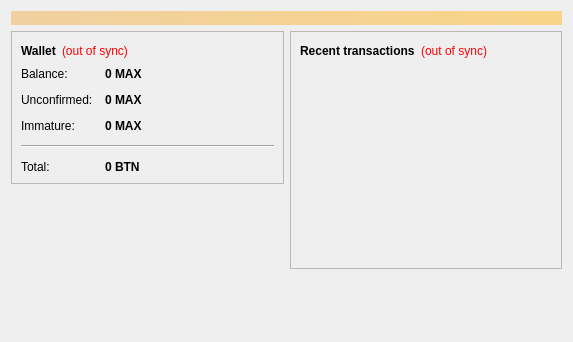
<?xml version="1.0" encoding="UTF-8"?>
<ui version="4.0">
 <class>OverviewPage</class>
 <widget class="QWidget" name="OverviewPage">
  <property name="geometry">
   <rect>
    <x>0</x>
    <y>0</y>
    <width>573</width>
    <height>342</height>
   </rect>
  </property>
  <property name="windowTitle">
   <string>Form</string>
  </property>
  <layout class="QVBoxLayout" name="topLayout">
   <item>
    <widget class="QLabel" name="labelAlerts">
     <property name="visible">
      <bool>false</bool>
     </property>
     <property name="styleSheet">
      <string notr="true">background-color: qlineargradient(x1: 0, y1: 0, x2: 1, y2: 0, stop:0 #F0D0A0, stop:1 #F8D488); color:#000000;</string>
     </property>
     <property name="wordWrap">
      <bool>true</bool>
     </property>
     <property name="margin">
      <number>3</number>
     </property>
    </widget>
   </item>
   <item>
    <layout class="QHBoxLayout" name="horizontalLayout" stretch="1,1">
     <item>
      <layout class="QVBoxLayout" name="verticalLayout_2">
       <item>
        <widget class="QFrame" name="frame">
         <property name="frameShape">
          <enum>QFrame::StyledPanel</enum>
         </property>
         <property name="frameShadow">
          <enum>QFrame::Raised</enum>
         </property>
         <layout class="QVBoxLayout" name="verticalLayout_4">
          <item>
           <layout class="QHBoxLayout" name="horizontalLayout_4">
            <item>
             <widget class="QLabel" name="label_5">
              <property name="font">
               <font>
                <weight>75</weight>
                <bold>true</bold>
               </font>
              </property>
              <property name="text">
               <string>Wallet</string>
              </property>
             </widget>
            </item>
            <item>
             <widget class="QLabel" name="labelWalletStatus">
              <property name="toolTip">
               <string>The displayed information may be out of date. Your wallet automatically synchronizes with the Galleon network after a connection is established, but this process has not completed yet.</string>
              </property>
              <property name="styleSheet">
               <string notr="true">QLabel { color: red; }</string>
              </property>
              <property name="text">
               <string notr="true">(out of sync)</string>
              </property>
              <property name="alignment">
               <set>Qt::AlignLeading|Qt::AlignLeft|Qt::AlignVCenter</set>
              </property>
             </widget>
            </item>
            <item>
             <spacer name="horizontalSpacer_2">
              <property name="orientation">
               <enum>Qt::Horizontal</enum>
              </property>
              <property name="sizeHint" stdset="0">
               <size>
                <width>40</width>
                <height>20</height>
               </size>
              </property>
             </spacer>
            </item>
           </layout>
          </item>
          <item>
           <layout class="QFormLayout" name="formLayout_2">
            <property name="fieldGrowthPolicy">
             <enum>QFormLayout::AllNonFixedFieldsGrow</enum>
            </property>
            <property name="horizontalSpacing">
             <number>12</number>
            </property>
            <property name="verticalSpacing">
             <number>12</number>
            </property>
            <item row="0" column="0">
             <widget class="QLabel" name="label">
              <property name="text">
               <string>Balance:</string>
              </property>
             </widget>
            </item>
            <item row="0" column="1">
             <widget class="QLabel" name="labelBalance">
              <property name="font">
               <font>
                <weight>75</weight>
                <bold>true</bold>
               </font>
              </property>
              <property name="cursor">
               <cursorShape>IBeamCursor</cursorShape>
              </property>
              <property name="toolTip">
               <string>Your current balance</string>
              </property>
              <property name="text">
               <string notr="true">0 MAX</string>
              </property>
              <property name="textInteractionFlags">
               <set>Qt::LinksAccessibleByMouse|Qt::TextSelectableByKeyboard|Qt::TextSelectableByMouse</set>
              </property>
             </widget>
            </item>
            <item row="1" column="0">
             <widget class="QLabel" name="label_3">
              <property name="text">
               <string>Unconfirmed:</string>
              </property>
             </widget>
            </item>
            <item row="1" column="1">
             <widget class="QLabel" name="labelUnconfirmed">
              <property name="font">
               <font>
                <weight>75</weight>
                <bold>true</bold>
               </font>
              </property>
              <property name="cursor">
               <cursorShape>IBeamCursor</cursorShape>
              </property>
              <property name="toolTip">
               <string>Total of transactions that have yet to be confirmed, and do not yet count toward the current balance</string>
              </property>
              <property name="text">
               <string notr="true">0 MAX</string>
              </property>
              <property name="textInteractionFlags">
               <set>Qt::LinksAccessibleByMouse|Qt::TextSelectableByKeyboard|Qt::TextSelectableByMouse</set>
              </property>
             </widget>
            </item>
            <item row="2" column="0">
             <widget class="QLabel" name="labelImmatureText">
              <property name="text">
               <string>Immature:</string>
              </property>
             </widget>
            </item>
            <item row="2" column="1">
             <widget class="QLabel" name="labelImmature">
              <property name="font">
               <font>
                <weight>75</weight>
                <bold>true</bold>
               </font>
              </property>
              <property name="toolTip">
               <string>Mined balance that has not yet matured</string>
              </property>
              <property name="text">
               <string notr="true">0 MAX</string>
              </property>
              <property name="textInteractionFlags">
               <set>Qt::LinksAccessibleByMouse|Qt::TextSelectableByKeyboard|Qt::TextSelectableByMouse</set>
              </property>
             </widget>
            </item>
             <item row="3" column="0" colspan="2">
              <widget class="Line" name="line">
              <property name="orientation">
              <enum>Qt::Horizontal</enum>
              </property>
              </widget>
              </item>
              <item row="4" column="0">
              <widget class="QLabel" name="labelTotalText">
              <property name="text">
              <string>Total:</string>
              </property>
              </widget>
              </item>
              <item row="4" column="1">
              <widget class="QLabel" name="labelTotal">
              <property name="font">
              <font>
              <weight>75</weight>
              <bold>true</bold>
              </font>
              </property>
              <property name="cursor">
              <cursorShape>IBeamCursor</cursorShape>
              </property>
              <property name="toolTip">
              <string>Your current total balance</string>
              </property>
              <property name="text">
              <string notr="true">0 BTN</string>
              </property>
              <property name="textInteractionFlags">
              <set>Qt::LinksAccessibleByMouse|Qt::TextSelectableByKeyboard|Qt::TextSelectableByMouse</set>
              </property>
              </widget>
              </item>
           </layout>
          </item>
         </layout>
        </widget>
       </item>
       <item>
        <spacer name="verticalSpacer">
         <property name="orientation">
          <enum>Qt::Vertical</enum>
         </property>
         <property name="sizeHint" stdset="0">
          <size>
           <width>20</width>
           <height>40</height>
          </size>
         </property>
        </spacer>
       </item>
       <item>
        <widget class="QLabel" name="label_2">
          <property name="text">
            <string/>
          </property>
          <property name="pixmap">
            <pixmap resource="../bitcoin.qrc">:/icons/bitcoin</pixmap>
          </property>
        </widget>
      </item>
      </layout>
     </item>
     <item>
      <layout class="QVBoxLayout" name="verticalLayout_3">
       <item>
        <widget class="QFrame" name="frame_2">
         <property name="frameShape">
          <enum>QFrame::StyledPanel</enum>
         </property>
         <property name="frameShadow">
          <enum>QFrame::Raised</enum>
         </property>
         <layout class="QVBoxLayout" name="verticalLayout">
          <item>
           <layout class="QHBoxLayout" name="horizontalLayout_2">
            <item>
             <widget class="QLabel" name="label_4">
              <property name="text">
               <string>&lt;b&gt;Recent transactions&lt;/b&gt;</string>
              </property>
             </widget>
            </item>
            <item>
             <widget class="QLabel" name="labelTransactionsStatus">
              <property name="toolTip">
               <string>The displayed information may be out of date. Your wallet automatically synchronizes with the Galleon network after a connection is established, but this process has not completed yet.</string>
              </property>
              <property name="styleSheet">
               <string notr="true">QLabel { color: red; }</string>
              </property>
              <property name="text">
               <string notr="true">(out of sync)</string>
              </property>
              <property name="alignment">
               <set>Qt::AlignRight|Qt::AlignTrailing|Qt::AlignVCenter</set>
              </property>
             </widget>
            </item>
            <item>
             <spacer name="horizontalSpacer">
              <property name="orientation">
               <enum>Qt::Horizontal</enum>
              </property>
              <property name="sizeHint" stdset="0">
               <size>
                <width>40</width>
                <height>20</height>
               </size>
              </property>
             </spacer>
            </item>
           </layout>
          </item>
          <item>
           <widget class="QListView" name="listTransactions">
            <property name="styleSheet">
             <string notr="true">QListView { background: transparent; }</string>
            </property>
            <property name="frameShape">
             <enum>QFrame::NoFrame</enum>
            </property>
            <property name="verticalScrollBarPolicy">
             <enum>Qt::ScrollBarAlwaysOff</enum>
            </property>
            <property name="horizontalScrollBarPolicy">
             <enum>Qt::ScrollBarAlwaysOff</enum>
            </property>
            <property name="selectionMode">
             <enum>QAbstractItemView::NoSelection</enum>
            </property>
           </widget>
          </item>
         </layout>
        </widget>
       </item>
       <item>
        <spacer name="verticalSpacer_2">
         <property name="orientation">
          <enum>Qt::Vertical</enum>
         </property>
         <property name="sizeHint" stdset="0">
          <size>
           <width>20</width>
           <height>40</height>
          </size>
         </property>
        </spacer>
       </item>
      </layout>
     </item>
    </layout>
   </item>
  </layout>
 </widget>
 <resources/>
 <connections/>
</ui>
